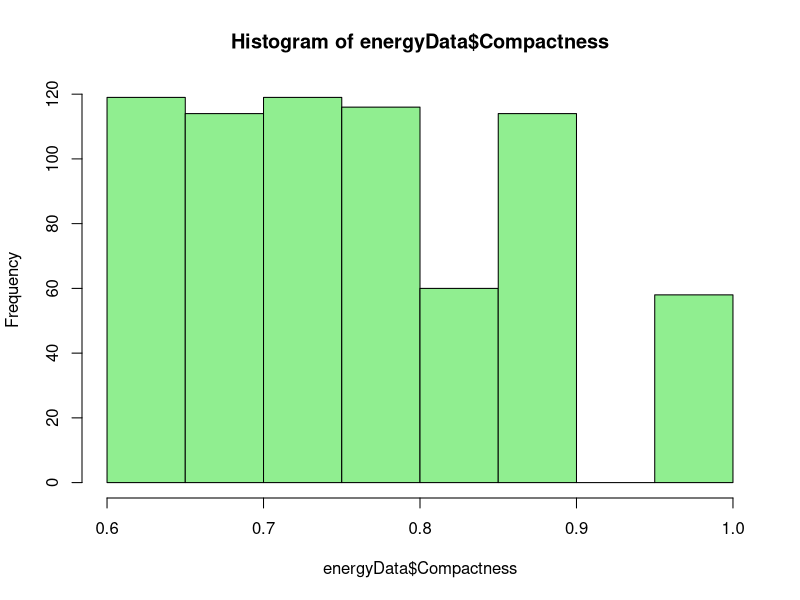
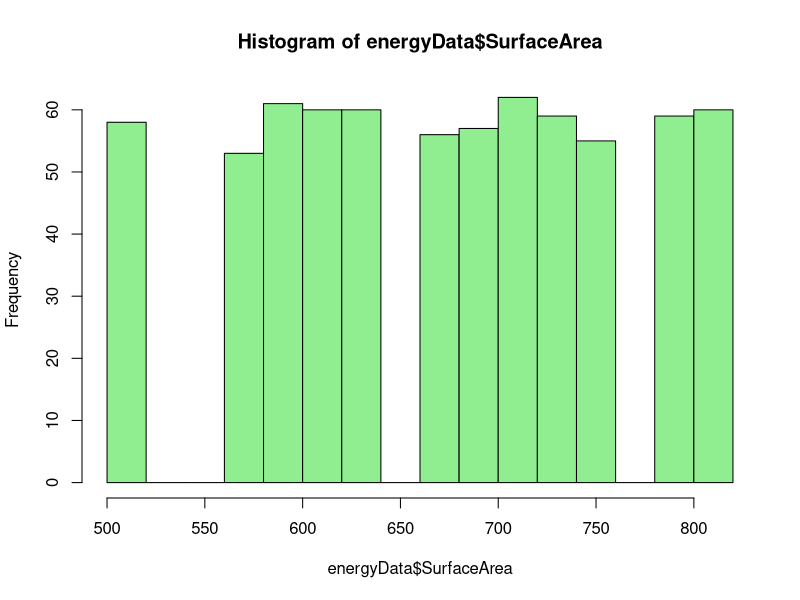
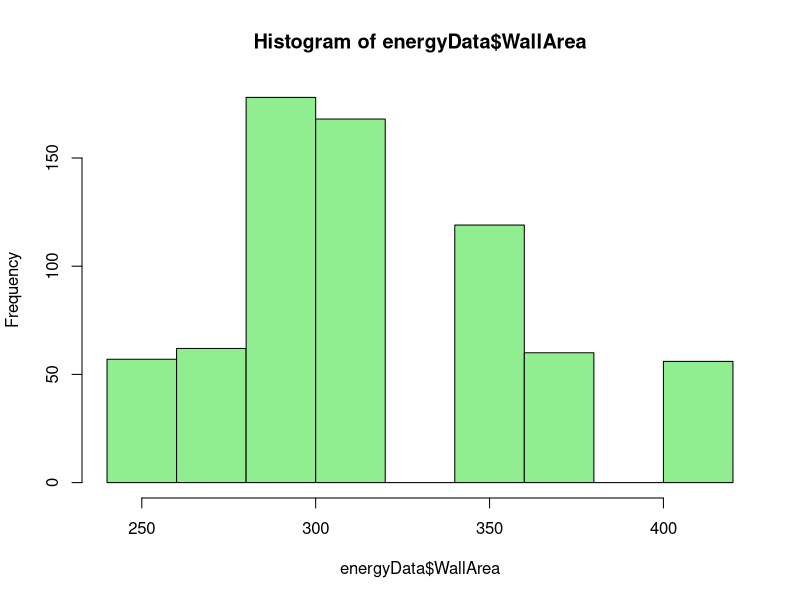
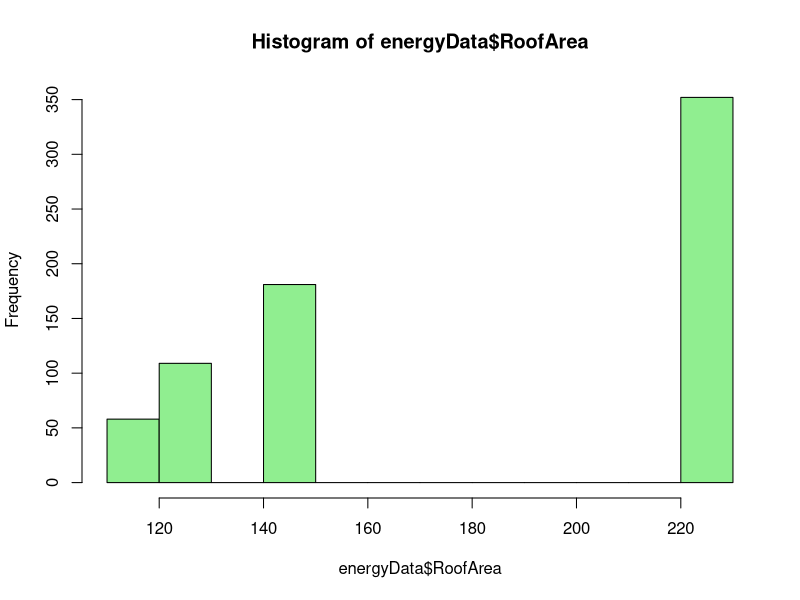
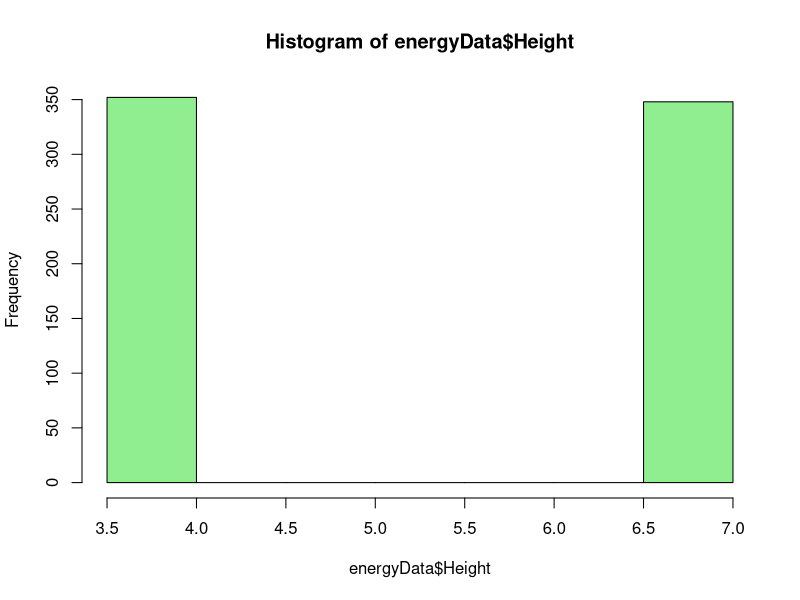
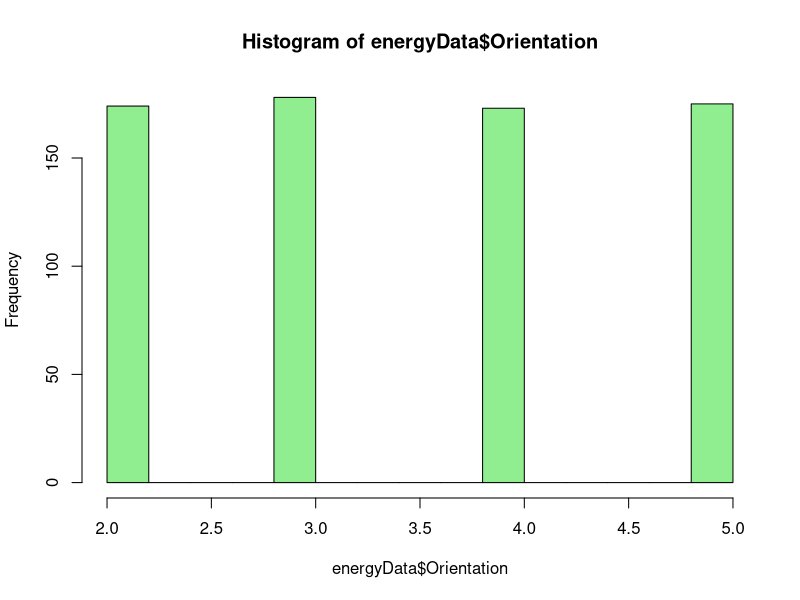
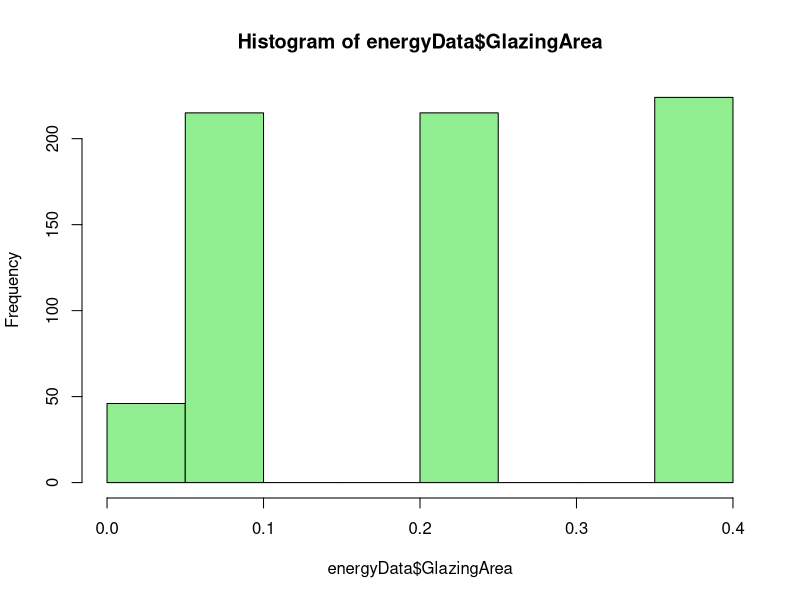
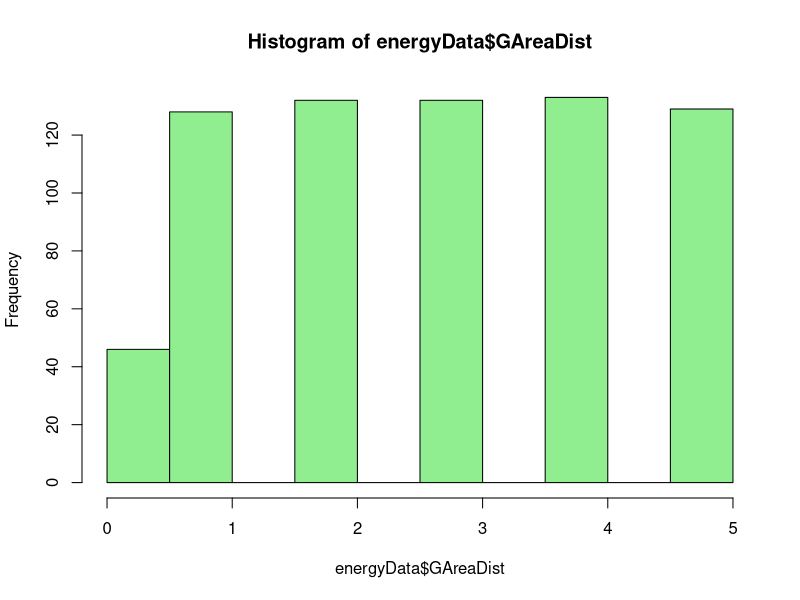

Recreate these plots in R, in order.
energyData <- read.csv("assign1_EnergyData.csv", header = TRUE)

str(energyData)

dim(energyData)

names(energyData)

head(energyData)

tail(energyData)

summary(energyData)


#histogram

hist(energyData$Compactness,col = 'lightgreen') #numeric
hist(energyData$SurfaceArea,col = 'lightgreen') #numeric
hist(energyData$WallArea,col = 'lightgreen') #numeric
hist(energyData$RoofArea,col = 'lightgreen') #numeric There is a big gap

hist(energyData$Height,col = 'lightgreen') #category
hist(energyData$Orientation,col = 'lightgreen') #category
hist(energyData$GlazingArea,col = 'lightgreen') #category
hist(energyData$GAreaDist,col = 'lightgreen') #category

hist(energyData$HeatingLoad,col = 'lightgreen') #target
hist(energyData$CoolingLoad,col = 'lightgreen') #target

orientation <- as.factor(energyData$Orientation)
barplot(table(orientation), col = 'lightgreen')

gArea <- as.factor(energyData$GlazingArea)
barplot(table(gArea), col = 'lightgreen')

gAreaDist <- as.factor(energyData$GAreaDist)
barplot(table(gAreaDist), col = 'lightgreen')

height <- as.factor(energyData$Height)
barplot(table(height), col = 'lightgreen')

#boxplot
boxplot(energyData$Compactness, horizontal = TRUE, col = 'steelblue')
boxplot(energyData$SurfaceArea, horizontal = TRUE, col = 'steelblue')
boxplot(energyData$WallArea, horizontal = TRUE, col = 'steelblue')
boxplot(energyData$RoofArea, horizontal = TRUE, col = 'steelblue')
boxplot(energyData$HeatingLoad, horizontal = TRUE, col = 'steelblue')
boxplot(energyData$CoolingLoad, horizontal = TRUE, col = 'steelblue')

boxplot(energyData$Height, horizontal = TRUE, col = 'steelblue')
boxplot(energyData$Orientation, horizontal = TRUE, col = 'steelblue')
boxplot(energyData$GlazingArea, horizontal = TRUE, col = 'steelblue')
boxplot(energyData$GAreaDist, horizontal = TRUE, col = 'steelblue')

#correlation
cor(energyData)
library(corrplot)
corrplot.mixed(cor(energyData))

pairs(energyData, pch = 19, col = "blue")

#There is a non-linear relationship between compactness and surface area

#Start Fitting for heating load
lmHeatFit1 <- lm(HeatingLoad ~ (.- CoolingLoad), data = energyData)
summary(lmHeatFit1)

lmHeatFit2 <- update(lmHeatFit1, ~ . - RoofArea, data = energyData)
summary(lmHeatFit2)

lmHeatFit3 <- update(lmHeatFit2, ~ . - Orientation, data = energyData)
summary(lmHeatFit3)

lmHeatFit4 <- update(lmHeatFit3, ~ . + SurfaceArea:Compactness, data = energyData)
summary(lmHeatFit4)

lmHeatFit5 <- update(lmHeatFit4, ~ . + I(Compactness^2), data = energyData)
summary(lmHeatFit5)

lmHeatFit6 <- update(lmHeatFit5, ~ . - WallArea, data = energyData)
summary(lmHeatFit6)
#Line is not that flat
summary(lmHeatFit5)
plot(lmHeatFit5)

cd <- cooks.distance(lmHeatFit5)
energyData.clean <- energyData[abs(cd) < 4/nrow(energyData), ] #cleaning the outlier? That's it
nrow(energyData.clean)

formula(lmHeatFit5)
lmHeatFit <- lm(formula(lmHeatFit5), data = energyData.clean)

summary(lmHeatFit)
plot(lmHeatFit)

#Start Fitting for Cooling Load
lmCoolFit1 <- lm(CoolingLoad ~ (.- HeatingLoad), data = energyData)
summary(lmCoolFit1)

lmCoolFit2 <- update(lmCoolFit1, ~ . - RoofArea, data = energyData)
summary(lmCoolFit2)

lmCoolFit3 <- update(lmCoolFit2, ~ . - (Orientation + GAreaDist), data = energyData)
summary(lmCoolFit3)

lmCoolFit4 <- update(lmCoolFit3, ~ . + Compactness:SurfaceArea, data = energyData)
summary(lmCoolFit4)

lmCoolFit5 <- update(lmCoolFit4, ~ . + I(SurfaceArea^2), data = energyData)
summary(lmCoolFit5)

lmCoolFit6 <- update(lmCoolFit5, ~ . + I(Compactness^3), data = energyData)
summary(lmCoolFit6)

summary(lmCoolFit6)
plot(lmCoolFit6)

cd <- cooks.distance(lmCoolFit6)
energyCoolData.clean <- energyData[abs(cd) < 4/nrow(energyData), ] #cleaning the outlier? That's it
nrow(energyData.clean)

formula(lmCoolFit6)
lmCoolFit <- lm(formula(lmCoolFit6), data = energyCoolData.clean)

summary(lmCoolFit)
plot(lmCoolFit)

#Prediction

newData <- read.csv("assign1_EnergyPred.csv", header = TRUE)

Heatprediction <- predict(lmHeatFit, newdata = newData)
Heatprediction

CoolPrediction <- predict(lmCoolFit, newdata = newData)

